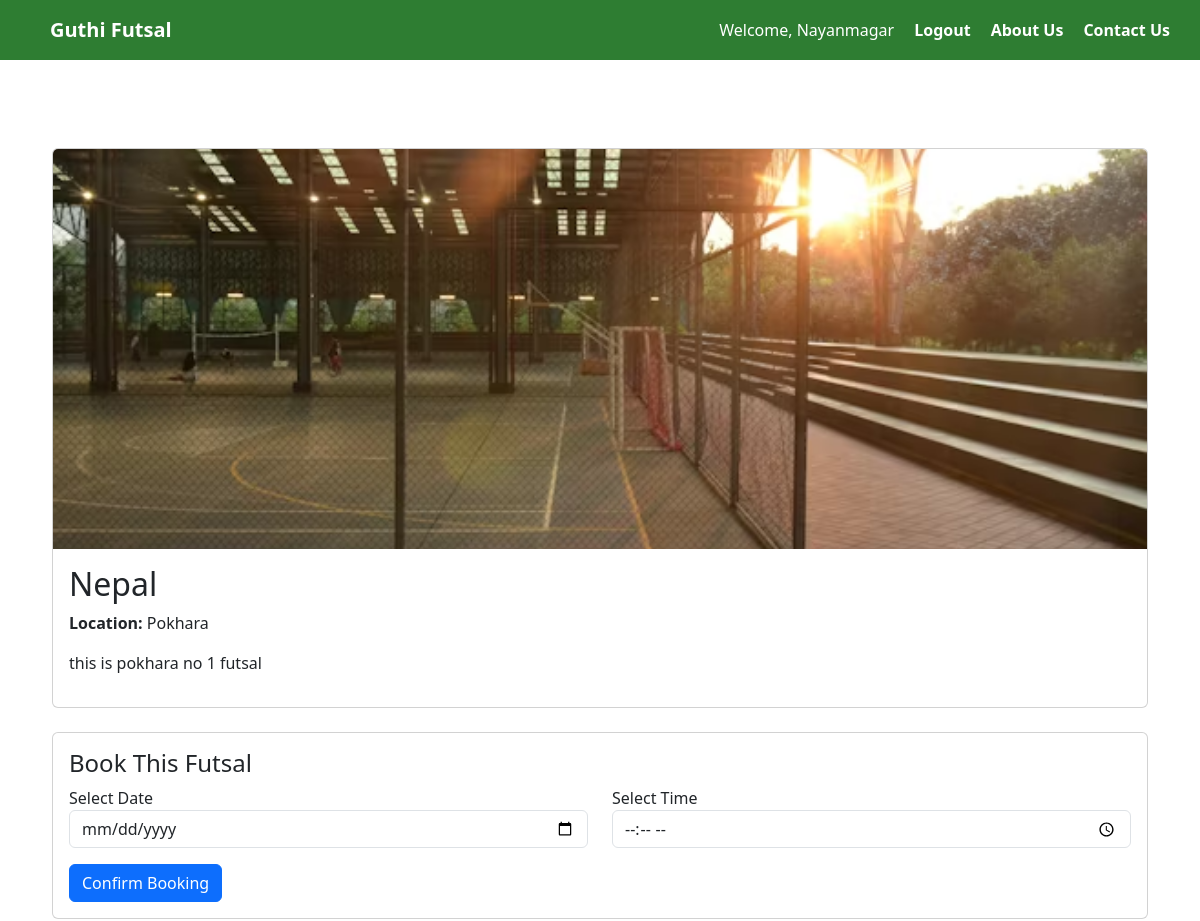
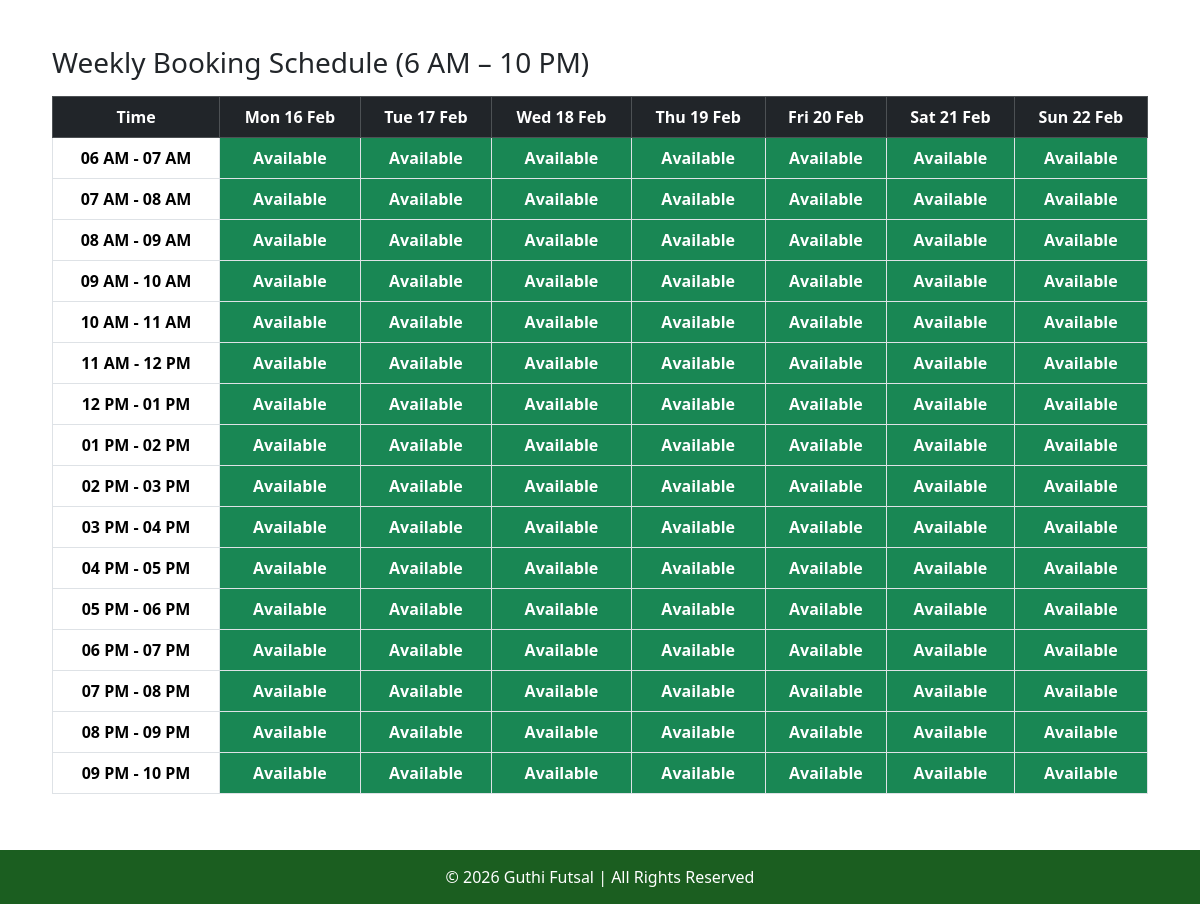
The app's page /futsal/2/ (signed in) with its own data (2 pictures, top to bottom).
### guthi/models.py (models this page shows, shortened)
class futsal(models.Model):
    name = models.CharField(max_length=100)
    location = models.CharField(max_length=200)
    description = models.TextField(blank=True)
    image = models.ImageField(upload_to='futsal_images/')
    created_at = models.DateTimeField(auto_now_add=True)

### guthi/views.py (the view)
# urls.py: path('futsal/<int:id>/', views.futsal_detail, name='futsal_detail'),
def futsal_detail(request, id):
    futsal_obj = futsal.objects.get(id=id)
    today = date.today()
    week_dates = [today + timedelta(days=i) for i in range(7)]
    time_slots = []
    for hour in range(6, 22):  # 6AM to 10PM
        start_time = time(hour, 0)
        end_time = time(hour+1, 0)
        time_slots.append((start_time, end_time))
    bookings = Booking.objects.filter(futsal=futsal_obj)
    context = {
        'futsal': futsal_obj,
        'week_dates': week_dates,
        'time_slots': time_slots,   # now a list of tuples (start, end)
        'bookings': bookings,
    }
    return render(request, 'futsal_detail.html', context)

### guthi/Templates/futsal_detail.html (shortened to what this page needs)
{% extends 'base.html' %}
{% block content %}
<div class="container mt-5">
    <div class="card mb-4">
        <img src="{{ futsal.image.url }}"
             class="card-img-top"
             style="height:400px; object-fit:cover;">
        <div class="card-body">
            <h2>{{ futsal.name }}</h2>
            <p><strong>Location:</strong> {{ futsal.location }}</p>
            <p>{{ futsal.description }}</p>
        </div>
    </div>
    <div class="card mb-5">
        <div class="card-body">
            <h4>Book This Futsal</h4>
            <form method="POST">
                <div class="row">
                    <div class="col-md-6">
                        <label>Select Date</label>
                        <input type="date" name="date" class="form-control" required>
                    </div>
                    <div class="col-md-6">
                        <label>Select Time</label>
                        <input type="time" name="time" class="form-control" required>
                    </div>
                </div>
                <button type="submit" class="btn btn-primary mt-3">
                    Confirm Booking
                </button>
            </form>
        </div>
    </div>
    <h3 class="mb-3">Weekly Booking Schedule (6 AM – 10 PM)</h3>
    <div class="table-responsive">
        <table class="table table-bordered text-center align-middle">
            <thead class="table-dark">
                <tr>
                    <th>Time</th>
                    {% for day in week_dates %}
                        <th>{{ day|date:"D d M" }}</th>
                    {% endfor %}
                </tr>
            </thead>
            <tbody>
                {% for slot in time_slots %}
                <tr>
                <td class="fw-bold">
                    {{ slot.0|time:"h A" }} - {{ slot.1|time:"h A" }}
                </td>
                    {% for day in week_dates %}
                        {% with booked=False %}
                            {% if booked %}
                                <td class="bg-danger text-white fw-bold">
                                    Booked
                                </td>
                            {% else %}
                                <td class="bg-success text-white fw-bold">
                                    Available
                                </td>
                            {% endif %}
                        {% endwith %}
                    {% endfor %}
                </tr>
                {% endfor %}
            </tbody>
        </table>
    </div>
</div>
{% endblock %}

### guthi/Templates/base.html (shortened to what this page needs)
<!DOCTYPE html>
<html lang="en">
<head>
    <link href="https://cdn.jsdelivr.net/npm/bootstrap@5.3.2/dist/css/bootstrap.min.css" rel="stylesheet">
</head>
<body>
    <nav>
        <div class="nav-left">
            <a href="{% url 'home' %}">Guthi Futsal</a>
        </div>
        <div class="nav-right">
            {% if request.user.is_authenticated %}
                <span style="color:white;">Welcome, {{ request.user.username }}</span>
                <a href="{% url 'logout' %}">Logout</a>
                <a href="{% url 'aboutus' %}">About Us</a>
                <a href="{% url 'contactus' %}">Contact Us</a>
            {% else %}
                <a href="{% url 'login' %}">Login</a>
                <a href="{% url 'register' %}">Register</a>
                <a href="{% url 'aboutus' %}">About Us</a>
                <a href="{% url 'contactus' %}">Contact Us</a>
            {% endif %}
        </div>
    </nav>
    <div class="content">
        {% block content %}
        {% endblock %}
    </div>
    <footer>
        © 2026 Guthi Futsal | All Rights Reserved
    </footer>
</body>
</html>

### guthi/Templates/base.html (style rules this page uses)
body { margin: 0; font-family: Arial, sans-serif; }
nav { background-color: #2e7d32; padding: 15px 30px; display: flex; justify-content: space-between; align-items: center; }
nav a { color: white; text-decoration: none; margin-left: 20px; font-weight: bold; }
.nav-left a { font-size: 20px; }
.nav-right { display: flex; align-items: center; }
.content { padding: 40px; min-height: 70vh; }
footer { background-color: #1b5e20; color: white; text-align: center; padding: 15px; }

### records on screen
futsal: image (picture), name "Nepal", location "Pokhara", description "this is pokhara no 1 futsal"

### other values on screen
{{ request.user.username }} "Nayanmagar"
{{ day|date:"D d M" }} "Mon 16 Feb" "Tue 17 Feb" "Wed 18 Feb" "Thu 19 Feb" "Fri 20 Feb" "Sat 21 Feb" "Sun 22 Feb"
{{ slot.0|time:"h A" }} "06 AM" "07 AM" "08 AM" "09 AM" "10 AM" "11 AM" "12 PM" "01 PM" "02 PM" "03 PM" "04 PM" "05 PM" "06 PM" "07 PM" "08 PM" "09 PM"
{{ slot.1|time:"h A" }} "07 AM" "08 AM" "09 AM" "10 AM" "11 AM" "12 PM" "01 PM" "02 PM" "03 PM" "04 PM" "05 PM" "06 PM" "07 PM" "08 PM" "09 PM" "10 PM"
